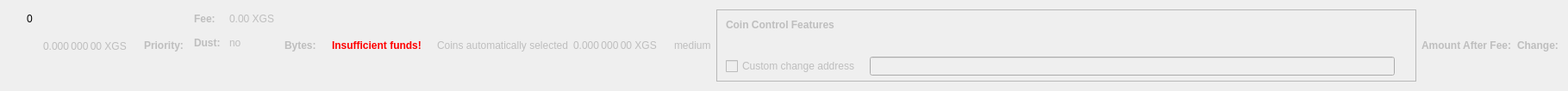
    <widget class="QWidget" name="dummyHideWidget" native="true">
     <property name="maximumSize">
      <size>
       <width>100</width>
       <height>22</height>
      </size>
     </property>
     <layout class="QHBoxLayout" name="dummyHideLayout">
      <item>
       <layout class="QFormLayout" name="formLayoutCoinControl1">
        <property name="horizontalSpacing">
         <number>10</number>
        </property>
        <property name="verticalSpacing">
         <number>14</number>
        </property>
        <property name="leftMargin">
         <number>10</number>
        </property>
        <property name="topMargin">
         <number>4</number>
        </property>
        <property name="rightMargin">
         <number>6</number>
        </property>
        <item row="0" column="1">
         <widget class="QLabel" name="labelCoinControlBytes">
          <property name="cursor">
           <cursorShape>IBeamCursor</cursorShape>
          </property>
          <property name="contextMenuPolicy">
           <enum>Qt::ActionsContextMenu</enum>
          </property>
          <property name="text">
           <string notr="true">0</string>
          </property>
          <property name="textInteractionFlags">
           <set>Qt::LinksAccessibleByMouse|Qt::TextSelectableByKeyboard|Qt::TextSelectableByMouse</set>
          </property>
         </widget>
        </item>
       </layout>
      </item>
      <item>
       <widget class="QLabel" name="labelCoinControlAfterFee">
        <property name="enabled">
         <bool>false</bool>
        </property>
        <property name="sizePolicy">
         <sizepolicy hsizetype="Fixed" vsizetype="Fixed">
          <horstretch>0</horstretch>
          <verstretch>0</verstretch>
         </sizepolicy>
        </property>
        <property name="minimumSize">
         <size>
          <width>111</width>
          <height>12</height>
         </size>
        </property>
        <property name="maximumSize">
         <size>
          <width>111</width>
          <height>12</height>
         </size>
        </property>
        <property name="cursor">
         <cursorShape>IBeamCursor</cursorShape>
        </property>
        <property name="contextMenuPolicy">
         <enum>Qt::ActionsContextMenu</enum>
        </property>
        <property name="text">
         <string notr="true">0.000 000 00 XGS</string>
        </property>
        <property name="textInteractionFlags">
         <set>Qt::LinksAccessibleByMouse|Qt::TextSelectableByKeyboard|Qt::TextSelectableByMouse</set>
        </property>
       </widget>
      </item>
      <item>
       <widget class="QLabel" name="labelCoinControlPriorityText">
        <property name="enabled">
         <bool>false</bool>
        </property>
        <property name="font">
         <font>
          <weight>75</weight>
          <bold>true</bold>
         </font>
        </property>
        <property name="text">
         <string>Priority:</string>
        </property>
       </widget>
      </item>
      <item>
       <layout class="QHBoxLayout" name="horizontalLayout"/>
      </item>
      <item>
       <layout class="QFormLayout" name="formLayoutCoinControl3">
        <property name="horizontalSpacing">
         <number>10</number>
        </property>
        <property name="verticalSpacing">
         <number>14</number>
        </property>
        <property name="leftMargin">
         <number>6</number>
        </property>
        <property name="topMargin">
         <number>4</number>
        </property>
        <property name="rightMargin">
         <number>6</number>
        </property>
        <item row="0" column="0">
         <widget class="QLabel" name="labelCoinControlFeeText">
          <property name="enabled">
           <bool>false</bool>
          </property>
          <property name="font">
           <font>
            <weight>75</weight>
            <bold>true</bold>
           </font>
          </property>
          <property name="text">
           <string>Fee:</string>
          </property>
          <property name="margin">
           <number>0</number>
          </property>
         </widget>
        </item>
        <item row="0" column="1">
         <widget class="QLabel" name="labelCoinControlFee">
          <property name="enabled">
           <bool>false</bool>
          </property>
          <property name="cursor">
           <cursorShape>IBeamCursor</cursorShape>
          </property>
          <property name="contextMenuPolicy">
           <enum>Qt::ActionsContextMenu</enum>
          </property>
          <property name="text">
           <string notr="true">0.00 XGS</string>
          </property>
          <property name="textInteractionFlags">
           <set>Qt::LinksAccessibleByMouse|Qt::TextSelectableByKeyboard|Qt::TextSelectableByMouse</set>
          </property>
         </widget>
        </item>
        <item row="1" column="0">
         <widget class="QLabel" name="labelCoinControlLowOutputText">
          <property name="enabled">
           <bool>false</bool>
          </property>
          <property name="font">
           <font>
            <weight>75</weight>
            <bold>true</bold>
           </font>
          </property>
          <property name="text">
           <string>Dust:</string>
          </property>
         </widget>
        </item>
        <item row="1" column="1">
         <widget class="QLabel" name="labelCoinControlLowOutput">
          <property name="enabled">
           <bool>false</bool>
          </property>
          <property name="cursor">
           <cursorShape>IBeamCursor</cursorShape>
          </property>
          <property name="contextMenuPolicy">
           <enum>Qt::ActionsContextMenu</enum>
          </property>
          <property name="text">
           <string>no</string>
          </property>
          <property name="textInteractionFlags">
           <set>Qt::LinksAccessibleByMouse|Qt::TextSelectableByKeyboard|Qt::TextSelectableByMouse</set>
          </property>
         </widget>
        </item>
       </layout>
      </item>
      <item>
       <widget class="QLabel" name="labelCoinControlBytesText">
        <property name="enabled">
         <bool>false</bool>
        </property>
        <property name="font">
         <font>
          <weight>75</weight>
          <bold>true</bold>
         </font>
        </property>
        <property name="text">
         <string>Bytes:</string>
        </property>
       </widget>
      </item>
      <item>
       <layout class="QFormLayout" name="formLayoutCoinControl2">
        <property name="horizontalSpacing">
         <number>10</number>
        </property>
        <property name="verticalSpacing">
         <number>14</number>
        </property>
        <property name="leftMargin">
         <number>6</number>
        </property>
        <property name="topMargin">
         <number>4</number>
        </property>
        <property name="rightMargin">
         <number>6</number>
        </property>
       </layout>
      </item>
      <item>
       <layout class="QHBoxLayout" name="horizontalLayoutCoinControl2">
        <property name="spacing">
         <number>8</number>
        </property>
        <property name="bottomMargin">
         <number>10</number>
        </property>
       </layout>
      </item>
      <item>
       <widget class="QLabel" name="labelCoinControlInsuffFunds">
        <property name="enabled">
         <bool>false</bool>
        </property>
        <property name="minimumSize">
         <size>
          <width>0</width>
          <height>0</height>
         </size>
        </property>
        <property name="font">
         <font>
          <weight>75</weight>
          <bold>true</bold>
         </font>
        </property>
        <property name="styleSheet">
         <string notr="true">color:red;font-weight:bold;</string>
        </property>
        <property name="text">
         <string>Insufficient funds!</string>
        </property>
        <property name="margin">
         <number>5</number>
        </property>
       </widget>
      </item>
      <item>
       <layout class="QFormLayout" name="formLayoutCoinControl4">
        <property name="horizontalSpacing">
         <number>10</number>
        </property>
        <property name="verticalSpacing">
         <number>14</number>
        </property>
        <property name="leftMargin">
         <number>6</number>
        </property>
        <property name="topMargin">
         <number>4</number>
        </property>
        <property name="rightMargin">
         <number>6</number>
        </property>
       </layout>
      </item>
      <item>
       <widget class="QLabel" name="labelCoinControlAutomaticallySelected">
        <property name="enabled">
         <bool>false</bool>
        </property>
        <property name="sizePolicy">
         <sizepolicy hsizetype="Fixed" vsizetype="Fixed">
          <horstretch>0</horstretch>
          <verstretch>0</verstretch>
         </sizepolicy>
        </property>
        <property name="minimumSize">
         <size>
          <width>0</width>
          <height>0</height>
         </size>
        </property>
        <property name="maximumSize">
         <size>
          <width>240</width>
          <height>16777215</height>
         </size>
        </property>
        <property name="text">
         <string>Coins automatically selected</string>
        </property>
        <property name="margin">
         <number>5</number>
        </property>
       </widget>
      </item>
      <item>
       <widget class="QLabel" name="labelCoinControlChange">
        <property name="enabled">
         <bool>false</bool>
        </property>
        <property name="sizePolicy">
         <sizepolicy hsizetype="Fixed" vsizetype="Fixed">
          <horstretch>0</horstretch>
          <verstretch>0</verstretch>
         </sizepolicy>
        </property>
        <property name="minimumSize">
         <size>
          <width>111</width>
          <height>0</height>
         </size>
        </property>
        <property name="maximumSize">
         <size>
          <width>111</width>
          <height>16777215</height>
         </size>
        </property>
        <property name="cursor">
         <cursorShape>IBeamCursor</cursorShape>
        </property>
        <property name="contextMenuPolicy">
         <enum>Qt::ActionsContextMenu</enum>
        </property>
        <property name="text">
         <string notr="true">0.000 000 00 XGS</string>
        </property>
        <property name="textInteractionFlags">
         <set>Qt::LinksAccessibleByMouse|Qt::TextSelectableByKeyboard|Qt::TextSelectableByMouse</set>
        </property>
       </widget>
      </item>
      <item>
       <widget class="QLabel" name="labelCoinControlPriority">
        <property name="enabled">
         <bool>false</bool>
        </property>
        <property name="cursor">
         <cursorShape>IBeamCursor</cursorShape>
        </property>
        <property name="contextMenuPolicy">
         <enum>Qt::ActionsContextMenu</enum>
        </property>
        <property name="text">
         <string>medium</string>
        </property>
        <property name="textInteractionFlags">
         <set>Qt::LinksAccessibleByMouse|Qt::TextSelectableByKeyboard|Qt::TextSelectableByMouse</set>
        </property>
       </widget>
      </item>
      <item>
       <widget class="QFrame" name="frameCoinControl">
        <property name="sizePolicy">
         <sizepolicy hsizetype="Expanding" vsizetype="Expanding">
          <horstretch>0</horstretch>
          <verstretch>0</verstretch>
         </sizepolicy>
        </property>
        <property name="maximumSize">
         <size>
          <width>16777215</width>
          <height>16777215</height>
         </size>
        </property>
        <property name="frameShape">
         <enum>QFrame::StyledPanel</enum>
        </property>
        <property name="frameShadow">
         <enum>QFrame::Sunken</enum>
        </property>
        <layout class="QVBoxLayout" name="verticalLayoutCoinControl2_2">
         <property name="spacing">
          <number>0</number>
         </property>
         <property name="leftMargin">
          <number>0</number>
         </property>
         <property name="topMargin">
          <number>0</number>
         </property>
         <property name="rightMargin">
          <number>0</number>
         </property>
         <property name="bottomMargin">
          <number>6</number>
         </property>
         <item>
          <layout class="QVBoxLayout" name="verticalLayoutCoinControl" stretch="0,0,0,1">
           <property name="spacing">
            <number>0</number>
           </property>
           <property name="leftMargin">
            <number>10</number>
           </property>
           <property name="topMargin">
            <number>10</number>
           </property>
           <item>
            <layout class="QHBoxLayout" name="horizontalLayoutCoinControl1">
             <property name="bottomMargin">
              <number>15</number>
             </property>
             <item>
              <widget class="QLabel" name="labelCoinControlFeatures">
               <property name="enabled">
                <bool>false</bool>
               </property>
               <property name="sizePolicy">
                <sizepolicy hsizetype="Preferred" vsizetype="Maximum">
                 <horstretch>0</horstretch>
                 <verstretch>0</verstretch>
                </sizepolicy>
               </property>
               <property name="font">
                <font>
                 <weight>75</weight>
                 <bold>true</bold>
                </font>
               </property>
               <property name="styleSheet">
                <string notr="true">font-weight:bold;</string>
               </property>
               <property name="text">
                <string>Coin Control Features</string>
               </property>
              </widget>
             </item>
            </layout>
           </item>
           <item>
            <widget class="QWidget" name="widgetCoinControl" native="true">
             <property name="sizePolicy">
              <sizepolicy hsizetype="Preferred" vsizetype="Preferred">
               <horstretch>0</horstretch>
               <verstretch>0</verstretch>
              </sizepolicy>
             </property>
             <property name="minimumSize">
              <size>
               <width>0</width>
               <height>0</height>
              </size>
             </property>
             <property name="styleSheet">
              <string notr="true"/>
             </property>
             <layout class="QHBoxLayout" name="horizontalLayoutCoinControl5_2">
              <property name="leftMargin">
               <number>0</number>
              </property>
              <property name="topMargin">
               <number>0</number>
              </property>
              <property name="rightMargin">
               <number>0</number>
              </property>
              <property name="bottomMargin">
               <number>0</number>
              </property>
              <item>
               <layout class="QHBoxLayout" name="horizontalLayoutCoinControl3">
                <property name="spacing">
                 <number>20</number>
                </property>
                <property name="topMargin">
                 <number>0</number>
                </property>
                <property name="bottomMargin">
                 <number>10</number>
                </property>
               </layout>
              </item>
             </layout>
            </widget>
           </item>
           <item>
            <layout class="QHBoxLayout" name="horizontalLayoutCoinControl4" stretch="0,0,0">
             <property name="spacing">
              <number>12</number>
             </property>
             <property name="sizeConstraint">
              <enum>QLayout::SetDefaultConstraint</enum>
             </property>
             <property name="topMargin">
              <number>5</number>
             </property>
             <property name="rightMargin">
              <number>5</number>
             </property>
             <item>
              <widget class="QCheckBox" name="checkBoxCoinControlChange">
               <property name="enabled">
                <bool>false</bool>
               </property>
               <property name="toolTip">
                <string>If this is activated, but the change address is empty or invalid, change will be sent to a newly generated address.</string>
               </property>
               <property name="text">
                <string>Custom change address</string>
               </property>
              </widget>
             </item>
             <item>
              <widget class="QValidatedLineEdit" name="lineEditCoinControlChange">
               <property name="enabled">
                <bool>false</bool>
               </property>
               <property name="sizePolicy">
                <sizepolicy hsizetype="Expanding" vsizetype="Fixed">
                 <horstretch>0</horstretch>
                 <verstretch>0</verstretch>
                </sizepolicy>
               </property>
              </widget>
             </item>
             <item>
              <widget class="QLabel" name="labelCoinControlChangeLabel_2">
               <property name="sizePolicy">
                <sizepolicy hsizetype="Preferred" vsizetype="Expanding">
                 <horstretch>0</horstretch>
                 <verstretch>0</verstretch>
                </sizepolicy>
               </property>
               <property name="minimumSize">
                <size>
                 <width>0</width>
                 <height>0</height>
                </size>
               </property>
               <property name="text">
                <string/>
               </property>
               <property name="margin">
                <number>3</number>
               </property>
              </widget>
             </item>
            </layout>
           </item>
           <item>
            <spacer name="verticalSpacerCoinControl">
             <property name="orientation">
              <enum>Qt::Vertical</enum>
             </property>
             <property name="sizeHint" stdset="0">
              <size>
               <width>800</width>
               <height>1</height>
              </size>
             </property>
            </spacer>
           </item>
          </layout>
         </item>
        </layout>
       </widget>
      </item>
      <item>
       <widget class="QLabel" name="labelCoinControlAfterFeeText">
        <property name="enabled">
         <bool>false</bool>
        </property>
        <property name="minimumSize">
         <size>
          <width>0</width>
          <height>0</height>
         </size>
        </property>
        <property name="maximumSize">
         <size>
          <width>16777215</width>
          <height>16777215</height>
         </size>
        </property>
        <property name="font">
         <font>
          <weight>75</weight>
          <bold>true</bold>
         </font>
        </property>
        <property name="text">
         <string>Amount After Fee:</string>
        </property>
        <property name="alignment">
         <set>Qt::AlignLeading|Qt::AlignLeft|Qt::AlignVCenter</set>
        </property>
        <property name="margin">
         <number>0</number>
        </property>
       </widget>
      </item>
      <item>
       <widget class="QLabel" name="labelCoinControlChangeText">
        <property name="enabled">
         <bool>false</bool>
        </property>
        <property name="sizePolicy">
         <sizepolicy hsizetype="Preferred" vsizetype="Preferred">
          <horstretch>0</horstretch>
          <verstretch>0</verstretch>
         </sizepolicy>
        </property>
        <property name="minimumSize">
         <size>
          <width>0</width>
          <height>0</height>
         </size>
        </property>
        <property name="maximumSize">
         <size>
          <width>16777215</width>
          <height>16777215</height>
         </size>
        </property>
        <property name="font">
         <font>
          <weight>75</weight>
          <bold>true</bold>
         </font>
        </property>
        <property name="text">
         <string>Change:</string>
        </property>
        <property name="alignment">
         <set>Qt::AlignLeading|Qt::AlignLeft|Qt::AlignVCenter</set>
        </property>
       </widget>
      </item>
     </layout>
    </widget>
